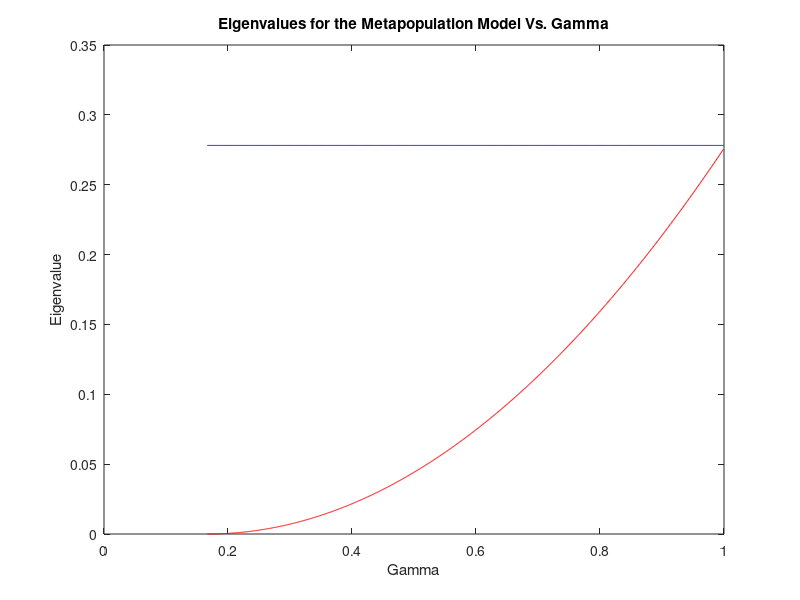

Reproduce this figure in MATLAB.
%%R0 for the Metapopulation Model

%Parameters
rhon=3.973;
rhod=0.181;
sigma=0.054;
psi=0.024;
theta=0.00949;
nuc=0;
nuu=1-nuc;
iotan=6.404;
iotad=1.748;
taun=2.728;
taud=0.744;
mu=0.002083;

%Conserved Values

DT=1;
NT=6;
PT=18;
NPT=1;
PPT=3;

%The values of the partials

dPdP=-theta*nuu-mu;
P1=dPdP;
dPdN=rhon*psi*PPT/NPT;
P2=dPdN;
dPdD=rhod*psi*PPT/DT;
P3=dPdD;
dNdP=rhon*sigma*NPT/PPT;
N1=dNdP;
dNdN=-iotan;
N2=dNdN;
dNdD=0;
dDdP=rhod*sigma*DT/PT;
D1=dDdP;
dDdN=0;
dDdD=-iotad;
D3=dDdD;

%The Matrices
   %P1 P2 P3 P4 P5 P6 N1  N2 N3 N4 N5 N6 D
F=[[0, 0, 0, 0, 0, 0, P2, 0, 0, 0, 0, 0, P3];  %Patient1
   [0, 0, 0, 0, 0, 0, 0, P2, 0, 0, 0, 0, P3];  %Patient2
   [0, 0, 0, 0, 0, 0, 0, 0, P2, 0, 0, 0, P3];  %Patient3
   [0, 0, 0, 0, 0, 0, 0, 0, 0, P2, 0, 0, P3];  %Patient4
   [0, 0, 0, 0, 0, 0, 0, 0, 0, 0, P2, 0, P3];  %Patient5
   [0, 0, 0, 0, 0, 0, 0, 0, 0, 0, 0, P2, P3];  %Patient6
   [0, 0, 0, 0, 0, 0, 0, 0, 0, 0, 0, 0, 0];    %Nurse1
   [0, 0, 0, 0, 0, 0, 0, 0, 0, 0, 0, 0, 0];    %Nurse2
   [0, 0, 0, 0, 0, 0, 0, 0, 0, 0, 0, 0, 0];    %Nurse3
   [0, 0, 0, 0, 0, 0, 0, 0, 0, 0, 0, 0, 0];    %Nurse4
   [0, 0, 0, 0, 0, 0, 0, 0, 0, 0, 0, 0, 0];    %Nurse5
   [0, 0, 0, 0, 0, 0, 0, 0, 0, 0, 0, 0, 0];    %Nurse6
   [0, 0, 0, 0, 0, 0, 0, 0, 0, 0, 0, 0, 0]];    %Doctor
     
     
V=-[[P1, 0, 0, 0, 0, 0, 0, 0, 0, 0, 0, 0, 0];   %Patient1
   [0, P1, 0, 0, 0, 0, 0, 0, 0, 0, 0, 0, 0];    %Patient2
   [0, 0, P1, 0, 0, 0, 0, 0, 0, 0, 0, 0, 0];    %Patient3
   [0, 0, 0, P1, 0, 0, 0, 0, 0, 0, 0, 0, 0];    %Patient4
   [0, 0, 0, 0, P1, 0, 0, 0, 0, 0, 0, 0, 0];    %Patient5
   [0, 0, 0, 0, 0, P1, 0, 0, 0, 0, 0, 0, 0];    %Patient6
   [N1, 0, 0, 0, 0, 0, N2, 0, 0, 0, 0, 0, 0];   %Nurse1
   [0, N1, 0, 0, 0, 0, 0, N2, 0, 0, 0, 0, 0];   %Nurse2
   [0, 0, N1, 0, 0, 0, 0, 0, N2, 0, 0, 0, 0];   %Nurse3
   [0, 0, 0, N1, 0, 0, 0, 0, 0, N2, 0, 0, 0];   %Nurse4
   [0, 0, 0, 0, N1, 0, 0, 0, 0, 0, N2, 0, 0];   %Nurse5
   [0, 0, 0, 0, 0, N1, 0, 0, 0, 0, 0, N2, 0];   %Nurse6
   [D1, D1, D1, D1, D1, D1, 0, 0, 0, 0, 0, 0, D3]]; %Doctor
   
D=F*V^(-1);
eig(D)
   
A1=psi*sigma*(6*PPT*iotan*rhod^2+PT*iotad*rhon^2)/(NPT*(nuu*theta+mu)*iotan*PT*iotad)

%Graphs of the eigenvalues
steps=1000;
K=zeros(3,steps);
gammamax=1;
gammamin=(1/6);
delta=(gammamax-gammamin)/steps;

for i=1:steps
    
gamma=(i-1)*delta+gammamin;
K(1,i)=gamma;
K(2,i)=psi*sigma*(6*PPT*iotan*rhod^2+PT*iotad*rhon^2)/(NPT*(nuu*theta+mu)*iotan*PT*iotad);
K(3,i)=(1/25)*psi*rhon^2*sigma*(36*gamma^2-12*gamma+1)/(NPT*(nuu*theta+mu)*iotan);

end

plot(K(1,:),K(2,:),'b');
hold on
plot(K(1,:),K(3,:),'r');
title('Eigenvalues for the Metapopulation Model Vs. Gamma');
xlabel('Gamma');
ylabel('Eigenvalue');